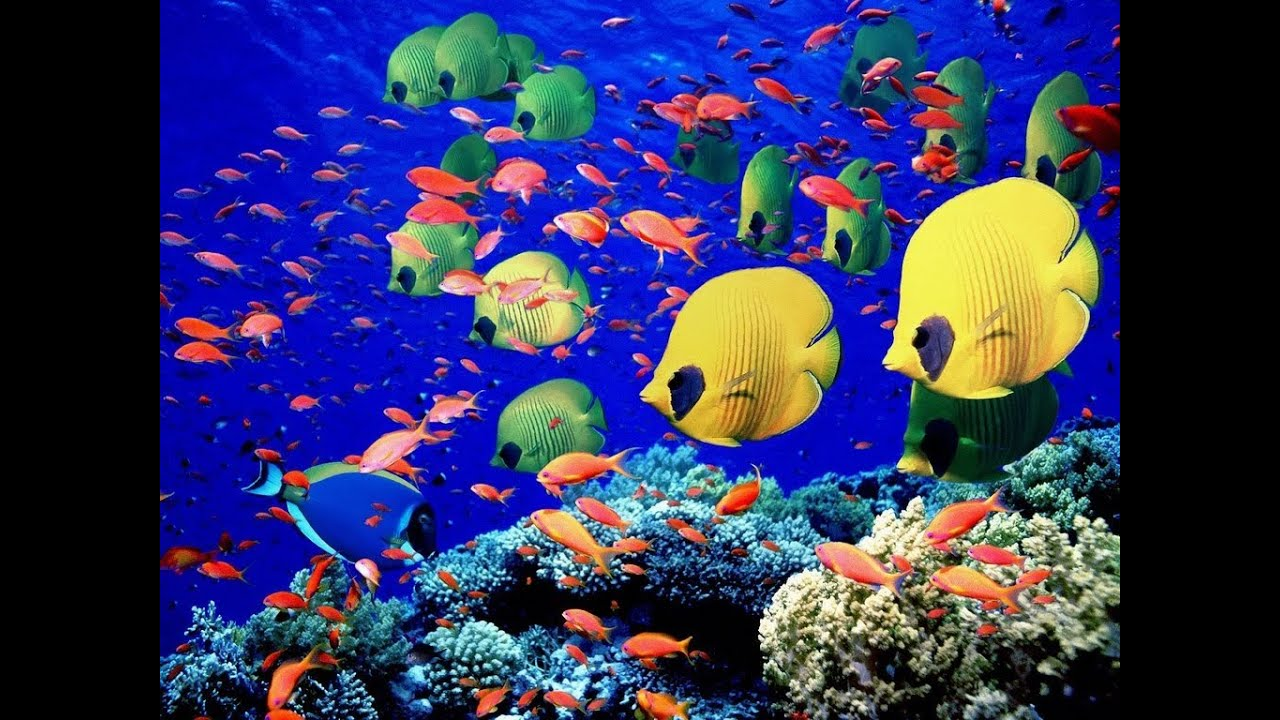
#> input picture image_resizing/tropics.jpg, 1280 x 720 px
$ python image_resizer.py
#> lines starting #> are read from the running program, lines starting #| are printed output that depends on the picture
#import the dependencies
import argparse
import imutils
import cv2

#construct the argument parser
ap = argparse.ArgumentParser()
ap.add_argument("-i", "--image", type=str, default="tropics.jpg",
help="path to input image")
args = vars(ap.parse_args())

image = cv2.imread(args["image"])
#> image is the input picture: shape (720, 1280, 3); mean B, G, R 98.4, 53.1, 49.6
cv2.imshow("Original", image)

#150px wide divided by number of columns
ratio = 150.0 / image.shape[1]
#> ratio = 0.117
#150 for x value, int(image.shape[0] * ratio) for y value
#image.shape[0] is the number of rows *
dim = (150, int(image.shape[0] * ratio))
#> dim = (150, 84)

#perform the resizing of the image
#interpolation= is the algorithm working behind the scenes to resize the img
resized = cv2.resize(image, dim, interpolation=cv2.INTER_AREA)
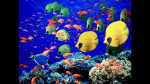
#> resized: shape (84, 150, 3); mean B, G, R 98.5, 53.1, 49.6
cv2.imshow("Resized by width", resized)

#using the imutils library to automatically calculate the aspect ratio
resized1 = imutils.resize(image, width=350)
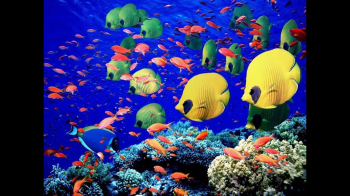
#> resized1: shape (196, 350, 3); mean B, G, R 98.4, 53.1, 49.6
cv2.imshow("imutils resize", resized1)

resized2 = imutils.resize(image, height=150)
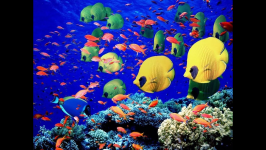
#> resized2: shape (150, 266, 3); mean B, G, R 98.4, 53.1, 49.6
cv2.imshow("imutils resized by height", resized2)
cv2.waitKey(0)

#construct the list of interpolation methods in OpenCV
methods = [
    ("cv2.INTER_NEAREST", cv2.INTER_NEAREST),
    ("cv2.INTER_LINEAR", cv2.INTER_LINEAR),
    ("cv2.INTER_AREA", cv2.INTER_AREA),
    ("cv2.INTER_CUBIC", cv2.INTER_CUBIC),
    ("cv2.INTER_LANZOS4", cv2.INTER_LANCZOS4)
]

#loop over interpolation methods
for (name, method) in methods:
    #increase size of img by 3x using current interpolation method
    print("INFO {}".format(name))
    resized3 = imutils.resize(image, width=image.shape[1] * 3,
    inter=method)
    cv2.imshow(f"Method: {name}", resized)
    cv2.waitKey(0)
